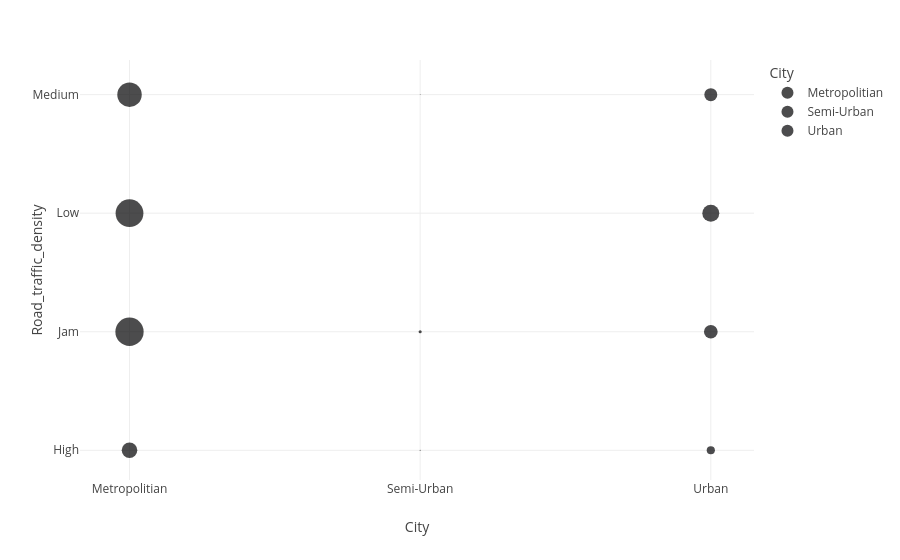

The code cell stored with this chart in its notebook:
### Code cell
cols = (['ID','City','Road_traffic_density'])
agrupamento = (['City','Road_traffic_density'])
df_aux = df1.loc[:,cols].groupby(agrupamento).count().reset_index()
df_aux = df_aux.loc[df_aux['City']!= 'NaN',:]
df_aux = df_aux.loc[df_aux['Road_traffic_density']!= 'NaN',:]
px.scatter(df_aux, x='City', y = 'Road_traffic_density', size='ID', color = 'City')

### Figure 1 — Plotly figure (JSON) as saved in the notebook; plotly's stock layout.template omitted (floating-point values rounded to 4 significant figures)
{"data": [{"hovertemplate": "City=%{x}<br>Road_traffic_density=%{y}<br>ID=%{marker.size}<extra></extra>", "legendgroup": "Metropolitian", "marker": {"color": "#000001", "size": [3208, 10561, 10195, 7899], "sizemode": "area", "sizeref": 26.4, "symbol": "circle"}, "mode": "markers", "name": "Metropolitian", "orientation": "v", "showlegend": true, "type": "scatter", "x": ["Metropolitian", "Metropolitian", "Metropolitian", "Metropolitian"], "xaxis": "x", "y": ["High", "Jam", "Low", "Medium"], "yaxis": "y"}, {"hovertemplate": "City=%{x}<br>Road_traffic_density=%{y}<br>ID=%{marker.size}<extra></extra>", "legendgroup": "Semi-Urban", "marker": {"color": "#000002", "size": [16, 126, 10], "sizemode": "area", "sizeref": 26.4, "symbol": "circle"}, "mode": "markers", "name": "Semi-Urban", "orientation": "v", "showlegend": true, "type": "scatter", "x": ["Semi-Urban", "Semi-Urban", "Semi-Urban"], "xaxis": "x", "y": ["High", "Jam", "Medium"], "yaxis": "y"}, {"hovertemplate": "City=%{x}<br>Road_traffic_density=%{y}<br>ID=%{marker.size}<extra></extra>", "legendgroup": "Urban", "marker": {"color": "#000003", "size": [881, 2487, 3807, 2229], "sizemode": "area", "sizeref": 26.4, "symbol": "circle"}, "mode": "markers", "name": "Urban", "orientation": "v", "showlegend": true, "type": "scatter", "x": ["Urban", "Urban", "Urban", "Urban"], "xaxis": "x", "y": ["High", "Jam", "Low", "Medium"], "yaxis": "y"}], "layout": {"legend": {"itemsizing": "constant", "title": {"text": "City"}, "tracegroupgap": 0}, "margin": {"t": 60}, "xaxis": {"anchor": "y", "categoryarray": ["Metropolitian", "Semi-Urban", "Urban"], "categoryorder": "array", "domain": [0, 1], "title": {"text": "City"}}, "yaxis": {"anchor": "x", "domain": [0, 1], "title": {"text": "Road_traffic_density"}}}}
